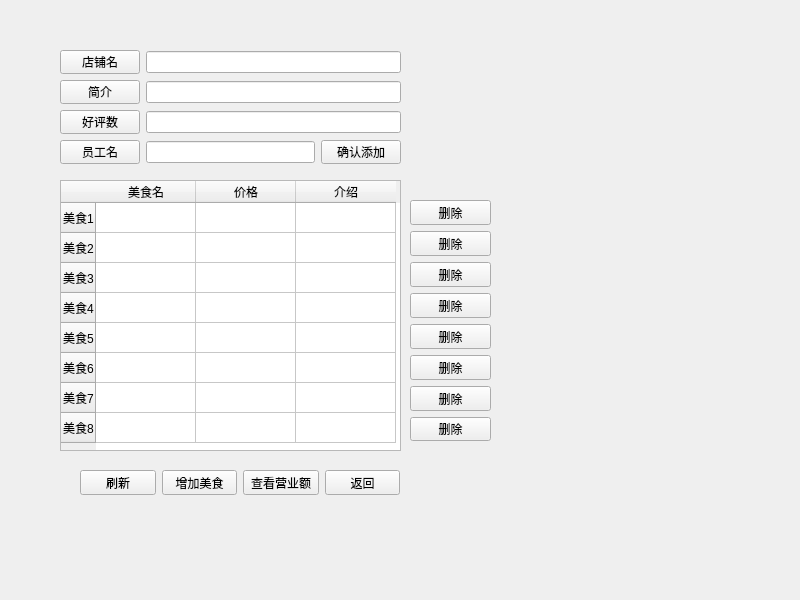
<?xml version="1.0" encoding="UTF-8"?>
<ui version="4.0">
 <class>MyStore</class>
 <widget class="QWidget" name="MyStore">
  <property name="geometry">
   <rect>
    <x>0</x>
    <y>0</y>
    <width>800</width>
    <height>600</height>
   </rect>
  </property>
  <property name="windowTitle">
   <string>Form</string>
  </property>
  <widget class="QTableWidget" name="DishesDetail">
   <property name="geometry">
    <rect>
     <x>60</x>
     <y>180</y>
     <width>341</width>
     <height>271</height>
    </rect>
   </property>
   <row>
    <property name="text">
     <string>美食1</string>
    </property>
   </row>
   <row>
    <property name="text">
     <string>美食2</string>
    </property>
   </row>
   <row>
    <property name="text">
     <string>美食3</string>
    </property>
   </row>
   <row>
    <property name="text">
     <string>美食4</string>
    </property>
   </row>
   <row>
    <property name="text">
     <string>美食5</string>
    </property>
   </row>
   <row>
    <property name="text">
     <string>美食6</string>
    </property>
   </row>
   <row>
    <property name="text">
     <string>美食7</string>
    </property>
   </row>
   <row>
    <property name="text">
     <string>美食8</string>
    </property>
   </row>
   <column>
    <property name="text">
     <string>美食名</string>
    </property>
   </column>
   <column>
    <property name="text">
     <string>价格</string>
    </property>
   </column>
   <column>
    <property name="text">
     <string>介绍</string>
    </property>
   </column>
  </widget>
  <widget class="QWidget" name="layoutWidget">
   <property name="geometry">
    <rect>
     <x>80</x>
     <y>470</y>
     <width>320</width>
     <height>25</height>
    </rect>
   </property>
   <layout class="QHBoxLayout" name="horizontalLayout">
    <item>
     <widget class="QPushButton" name="UpdateButton">
      <property name="text">
       <string>刷新</string>
      </property>
     </widget>
    </item>
    <item>
     <widget class="QPushButton" name="AddFoodToMenuButton">
      <property name="text">
       <string>增加美食</string>
      </property>
     </widget>
    </item>
    <item>
     <widget class="QPushButton" name="ReadTurnoverButton">
      <property name="text">
       <string>查看营业额</string>
      </property>
     </widget>
    </item>
    <item>
     <widget class="QPushButton" name="ReturnButton">
      <property name="text">
       <string>返回</string>
      </property>
     </widget>
    </item>
   </layout>
  </widget>
  <widget class="QWidget" name="layoutWidget">
   <property name="geometry">
    <rect>
     <x>410</x>
     <y>200</y>
     <width>81</width>
     <height>241</height>
    </rect>
   </property>
   <layout class="QVBoxLayout" name="verticalLayout">
    <item>
     <widget class="QPushButton" name="Delete_1">
      <property name="text">
       <string>删除</string>
      </property>
     </widget>
    </item>
    <item>
     <widget class="QPushButton" name="Delete_2">
      <property name="text">
       <string>删除</string>
      </property>
     </widget>
    </item>
    <item>
     <widget class="QPushButton" name="Delete_3">
      <property name="text">
       <string>删除</string>
      </property>
     </widget>
    </item>
    <item>
     <widget class="QPushButton" name="Delete_4">
      <property name="text">
       <string>删除</string>
      </property>
     </widget>
    </item>
    <item>
     <widget class="QPushButton" name="Delete_5">
      <property name="text">
       <string>删除</string>
      </property>
     </widget>
    </item>
    <item>
     <widget class="QPushButton" name="Delete_6">
      <property name="text">
       <string>删除</string>
      </property>
     </widget>
    </item>
    <item>
     <widget class="QPushButton" name="Delete_7">
      <property name="text">
       <string>删除</string>
      </property>
     </widget>
    </item>
    <item>
     <widget class="QPushButton" name="Delete_8">
      <property name="text">
       <string>删除</string>
      </property>
     </widget>
    </item>
   </layout>
  </widget>
  <widget class="QWidget" name="layoutWidget">
   <property name="geometry">
    <rect>
     <x>60</x>
     <y>50</y>
     <width>341</width>
     <height>114</height>
    </rect>
   </property>
   <layout class="QGridLayout" name="gridLayout">
    <item row="1" column="0">
     <widget class="QPushButton" name="pushButton_2">
      <property name="text">
       <string>简介</string>
      </property>
     </widget>
    </item>
    <item row="0" column="1">
     <widget class="QLineEdit" name="StoreNameEdit"/>
    </item>
    <item row="0" column="0">
     <widget class="QPushButton" name="pushButton">
      <property name="text">
       <string>店铺名</string>
      </property>
     </widget>
    </item>
    <item row="2" column="0">
     <widget class="QPushButton" name="pushButton_3">
      <property name="text">
       <string>好评数</string>
      </property>
     </widget>
    </item>
    <item row="1" column="1">
     <widget class="QLineEdit" name="IntroductionEdit"/>
    </item>
    <item row="2" column="1">
     <widget class="QLineEdit" name="HighOpitionEdit"/>
    </item>
    <item row="3" column="1">
     <layout class="QHBoxLayout" name="horizontalLayout_2">
      <item>
       <widget class="QLineEdit" name="EmployeeEdit"/>
      </item>
      <item>
       <widget class="QPushButton" name="AddEmployeeButton">
        <property name="text">
         <string>确认添加</string>
        </property>
       </widget>
      </item>
     </layout>
    </item>
    <item row="3" column="0">
     <widget class="QPushButton" name="pushButton_4">
      <property name="text">
       <string>员工名</string>
      </property>
     </widget>
    </item>
   </layout>
  </widget>
 </widget>
 <resources/>
 <connections/>
</ui>
